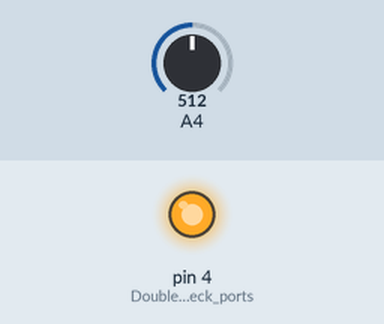
Simulated run of this sketch. Board: Arduino Uno, built with avr-gcc and run on an emulated ATmega328P. On the bench: output pins drawn as LEDs (lit = HIGH). The inputs (shaded band) are chosen by the test bench; at power-on: A4 = 512. What the sketch prints to the serial monitor is not drawn.

Above: at 0.1 s.
Timing chart, 0 to 1.6 s (numbered marks = the images above):
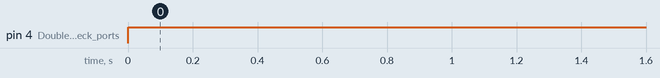

The sketch:

Serial_Plotter_Arduino_Python_Collab.ino
```cpp
void setup() {
Serial.begin(9600);
pinMode(4, OUTPUT); // Double check ports & baud rate please!!!!!!
}

void loop() {
digitalWrite(4, HIGH);
int volts = analogRead(4);
Serial.println(volts);
delay(200);
}
```

Measured:
- by itself, pin 4 (Double_check_ports): LOW → HIGH at 0.00 s
